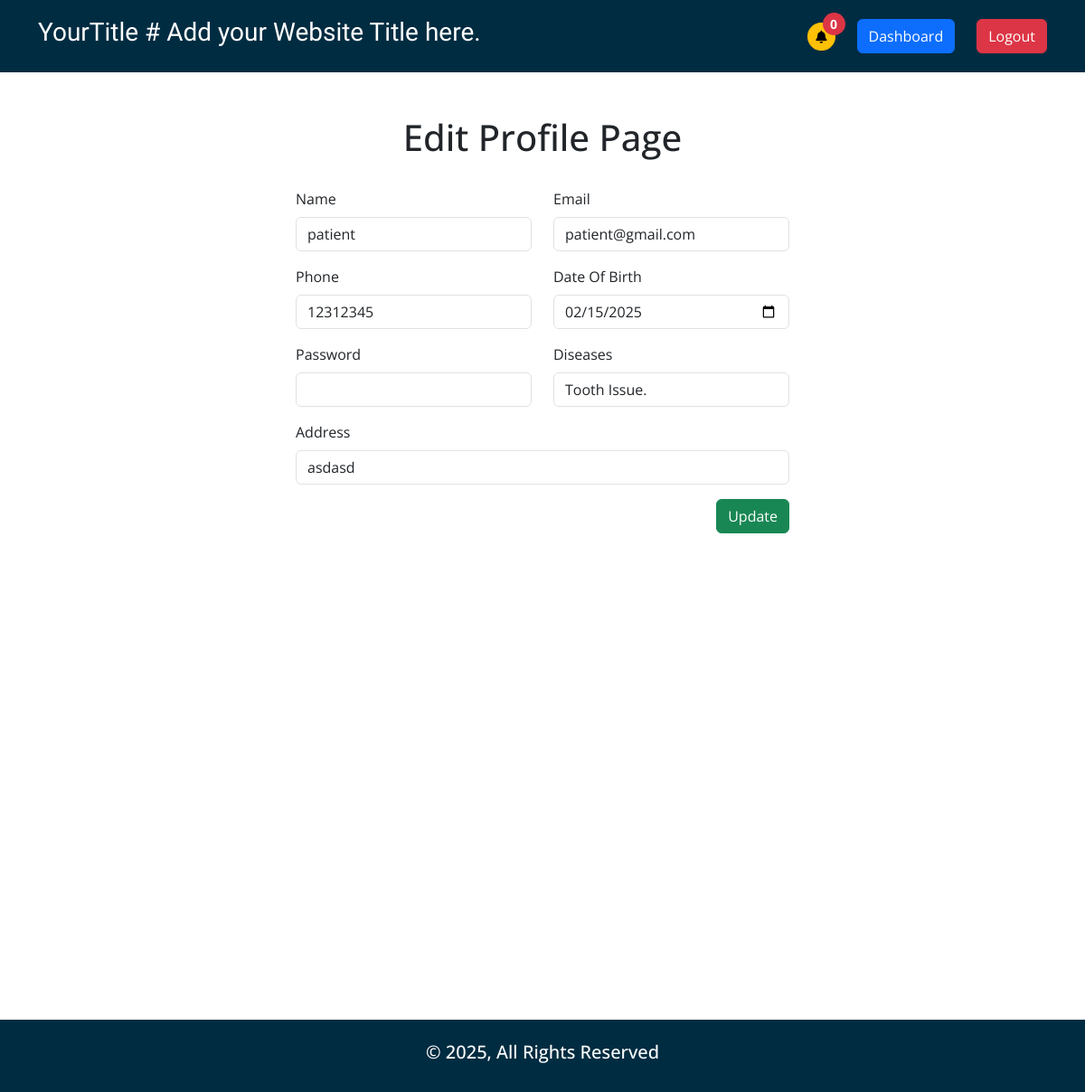
Page /edit_profile.php (signed in) on the committed database.
### tables this page shows
CREATE TABLE `users` (
  `id` int(11) NOT NULL,
  `username` varchar(255) NOT NULL,
  `email` varchar(255) NOT NULL,
  `password` text NOT NULL,
  `role` enum('admin','patient','pharmacist') NOT NULL DEFAULT 'patient',
  `phone` varchar(255) DEFAULT NULL,
  `dob` date DEFAULT NULL,
  `address` text DEFAULT NULL,
  `diseases` varchar(255) DEFAULT NULL,
  `experience` varchar(255) DEFAULT NULL,
  `phar_id` int(11) DEFAULT NULL,
  `reminder_ids` text DEFAULT NULL,
  `status` enum('0','1') NOT NULL DEFAULT '1'
);

### core/database.php (called while the page is built, shortened)
<?php
function env($value)
{
      $env = dirname(__DIR__, 1) . '/.env';
      $core = parse_ini_file($env);
      return $core[$value];
}
$db = mysqli_connect(env("HOST"), env("USER"), env("PWD"), env("DB"));
if (isset($_SESSION['user'])):
      $userid = $_SESSION['user'];
      $userData = $db->query("SELECT * FROM `users` WHERE `id`='$userid'");
      if (mysqli_num_rows($userData) >  0):
            $GetUserData = mysqli_fetch_object($userData);
            $userName = $GetUserData->username;
            $userEmail = $GetUserData->email;
            $userPhone = $GetUserData->phone;
            $userDOB = $GetUserData->dob;
            $userAddr = $GetUserData->address;
            $userDiseases = $GetUserData->diseases;
            $userRole = $GetUserData->role;
      endif;
endif;

### edit_profile.php (the view, shortened to what this page needs)
<?php
require_once 'core/database.php';
?>
<!DOCTYPE html>
<html lang="en">
<head>
    <?php include 'includes/external_css.php'; ?>
</head>
<body id="edit_profile">
    <?php include_once 'includes/header.php'; ?>
    <main>
        <div class="container my-5">
            <div class="row">
                <div class="col-12 mb-4">
                    <h1 class="text-center">Edit Profile Page</h1>
                </div>
                <div class="col-12 col-md-6 mx-auto">
                    <form action="" method="post">
                        <div class="row">
                            <div class="col-12 col-md-6 mb-3">
                                <div class="form-group">
                                    <label class="form-label" for="username">Name</label>
                                    <input type="text" name="username" value="<?= $userName ?>" class="form-control" required>
                                </div>
                            </div>
                            <div class="col-12 col-md-6 mb-3">
                                <div class="form-group">
                                    <label class="form-label" for="email">Email</label>
                                    <input type="email" name="email" value="<?= $userEmail ?>" class="form-control" required>
                                </div>
                            </div>
                            <div class="col-12 col-md-<?= ($userRole == 'pharmacist') ? '5' : '6' ?> mb-3">
                                <div class="form-group">
                                    <label class="form-label" for="phone">Phone</label>
                                    <input type="tel" name="phone" value="<?= $userPhone ?>" class="form-control" required>
                                </div>
                            </div>
                            <div class="col-12 col-md-<?= ($userRole == 'pharmacist') ? '3' : '6' ?> mb-3">
                                <div class="form-group">
                                    <label class="form-label" for="dob">Date Of Birth</label>
                                    <input type="date" name="dob" value="<?= $userDOB ?>" class="form-control" required>
                                </div>
                            </div>
                            <div class="col-12 col-md-6 mb-3">
                                <div class="form-group">
                                    <label class="form-label" for="password">Password</label>
                                    <input type="password" name="password" class="form-control">
                                </div>
                            </div>
                            <?php if ($userRole == 'patient'): ?>
                                <div class="col-12 col-md-6 mb-3">
                                    <div class="form-group">
                                        <label class="form-label" for="diseases">Diseases</label>
                                        <input type="text" name="diseases" value="<?= $userDiseases ?? '' ?>" class="form-control">
                                    </div>
                                </div>
                            <?php endif; ?>
                            <div class="col-12 mb-3">
                                <div class="form-group">
                                    <label class="form-label" for="address">Address</label>
                                    <input type="text" name="address" value="<?= $userAddr ?>" class="form-control" required>
                                </div>
                            </div>
                            <div class="col-12 mb-3">
                                <div class="form-group d-flex justify-content-end">
                                    <button type="submit" name="submit" class="btn btn-success">Update</button>
                                </div>
                            </div>
                        </div>
                    </form>
                </div>
            </div>
        </div>
    </main>
    <?php include_once 'includes/footer.php'; ?>
</body>
</html>

### rows in the picture
users: username "patient", email "patient@gmail.com", phone "12312345", dob "02/15/2025", diseases "Tooth Issue.", address "asdasd"

### other values in the picture
env("TITLE") "YourTitle # Add your Website Title here."
$totalReminders "0"
